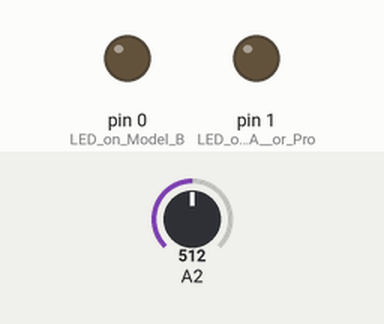
Bench run of a sketch on a simulated Arduino Uno, built with avr-gcc and run on an emulated ATmega328P. Shown: output pins drawn as LEDs (lit = HIGH). Inputs (shaded band) come from the test bench; at power-on: A2 = 512.

Above: at 1.2 s.
1.3 s: A2 set to 213
2.8 s: A2 set to 183
At 3.5 s:
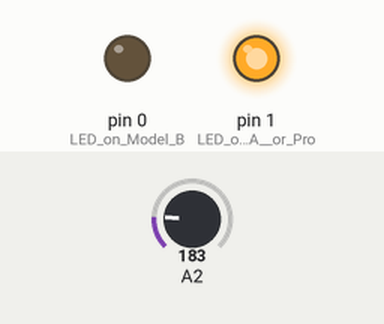
5.8 s: A2 set to 210
At 7.0 s:
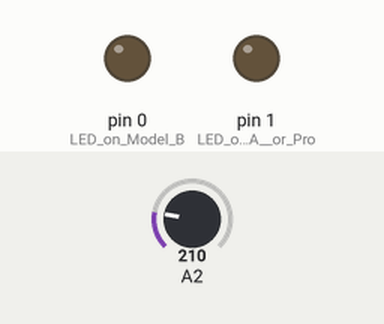
7.3 s: A2 set to 190
At 8.1 s:
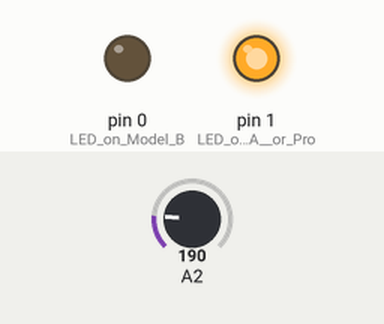
Timing chart, 0 to 10.3 s (numbered marks = the images above; inputs shaded):
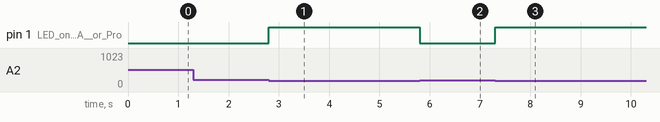

Measured:
- the behaviour switches between 200 and 199 on A2 (found by bisection; images 0 and 1)
- after the input at 1.3 s, every drawn part: stays the same
- after the input at 2.8 s, pin 1 (LED_on_Model_A__or_Pro): LOW → HIGH at once
- after the input at 5.8 s, pin 1 (LED_on_Model_A__or_Pro): HIGH → LOW at once
- after the input at 7.3 s, pin 1 (LED_on_Model_A__or_Pro): LOW → HIGH at once

The sketch:

digi_Start.ino
```cpp
// the setup routine runs once when you press reset:
void setup() {
  // initialize the digital pin as an output.
  pinMode(1, OUTPUT); //LED on Model A  or Pro
  pinMode(0, OUTPUT); //LED on Model B
  pinMode(4, INPUT); //

  digitalWrite(0, LOW);
  digitalWrite(1, LOW);
}

// the loop routine runs over and over again forever:
void loop() {
  int sensorValue = analogRead(2); //Read P4
  delay(1);
  digitalWrite(0, LOW); // sound
  digitalWrite(1, LOW); // light
  if ((sensorValue  > 100) && (sensorValue < 200)) {
     // tone(0, 2000, 500);
     digitalWrite(1, HIGH);
     delay(1000);
     digitalWrite(1, LOW);
  }
}
```
